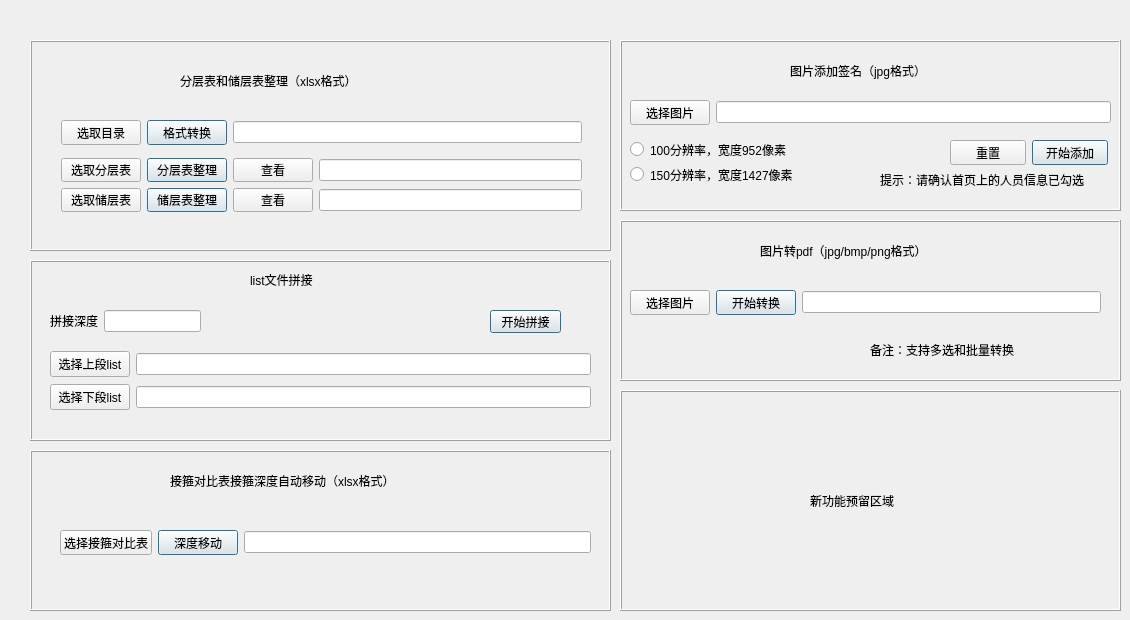
    <widget class="QWidget" name="tab_2">
     <attribute name="title">
      <string>图片/接箍/整理工具集</string>
     </attribute>
     <widget class="QFrame" name="frame_9">
      <property name="geometry">
       <rect>
        <x>30</x>
        <y>40</y>
        <width>581</width>
        <height>211</height>
       </rect>
      </property>
      <property name="frameShape">
       <enum>QFrame::Box</enum>
      </property>
      <property name="frameShadow">
       <enum>QFrame::Raised</enum>
      </property>
      <widget class="QLabel" name="label_114">
       <property name="geometry">
        <rect>
         <x>150</x>
         <y>30</y>
         <width>241</width>
         <height>21</height>
        </rect>
       </property>
       <property name="styleSheet">
        <string notr="true">font: 12pt &quot;黑体&quot;;</string>
       </property>
       <property name="text">
        <string>分层表和储层表整理（xlsx格式）</string>
       </property>
       <property name="textFormat">
        <enum>Qt::PlainText</enum>
       </property>
      </widget>
      <widget class="QWidget" name="layoutWidget">
       <property name="geometry">
        <rect>
         <x>31</x>
         <y>80</y>
         <width>521</width>
         <height>25</height>
        </rect>
       </property>
       <layout class="QGridLayout" name="gridLayout_17">
        <item row="0" column="0">
         <widget class="QPushButton" name="pushButton_15">
          <property name="text">
           <string>选取目录</string>
          </property>
         </widget>
        </item>
        <item row="0" column="1">
         <widget class="QPushButton" name="pushButton_16">
          <property name="text">
           <string>格式转换</string>
          </property>
          <property name="default">
           <bool>true</bool>
          </property>
         </widget>
        </item>
        <item row="0" column="2">
         <widget class="QLineEdit" name="lineEdit_41"/>
        </item>
       </layout>
      </widget>
      <widget class="QWidget" name="layoutWidget">
       <property name="geometry">
        <rect>
         <x>31</x>
         <y>118</y>
         <width>521</width>
         <height>54</height>
        </rect>
       </property>
       <layout class="QGridLayout" name="gridLayout_32">
        <item row="0" column="0">
         <widget class="QPushButton" name="pushButton_7">
          <property name="text">
           <string>选取分层表</string>
          </property>
         </widget>
        </item>
        <item row="0" column="1">
         <widget class="QPushButton" name="pushButton_2">
          <property name="text">
           <string>分层表整理</string>
          </property>
          <property name="default">
           <bool>true</bool>
          </property>
         </widget>
        </item>
        <item row="0" column="2">
         <widget class="QPushButton" name="pushButton_50">
          <property name="styleSheet">
           <string notr="true">font: 10pt &quot;黑体&quot;;</string>
          </property>
          <property name="text">
           <string>查看</string>
          </property>
          <property name="iconSize">
           <size>
            <width>100</width>
            <height>100</height>
           </size>
          </property>
          <property name="checkable">
           <bool>false</bool>
          </property>
          <property name="checked">
           <bool>false</bool>
          </property>
          <property name="autoRepeat">
           <bool>false</bool>
          </property>
          <property name="default">
           <bool>false</bool>
          </property>
          <property name="flat">
           <bool>false</bool>
          </property>
         </widget>
        </item>
        <item row="0" column="3">
         <widget class="QLineEdit" name="lineEdit_6"/>
        </item>
        <item row="1" column="0">
         <widget class="QPushButton" name="pushButton_6">
          <property name="text">
           <string>选取储层表</string>
          </property>
         </widget>
        </item>
        <item row="1" column="1">
         <widget class="QPushButton" name="pushButton_8">
          <property name="text">
           <string>储层表整理</string>
          </property>
          <property name="default">
           <bool>true</bool>
          </property>
         </widget>
        </item>
        <item row="1" column="2">
         <widget class="QPushButton" name="pushButton_51">
          <property name="styleSheet">
           <string notr="true">font: 10pt &quot;黑体&quot;;</string>
          </property>
          <property name="text">
           <string>查看</string>
          </property>
          <property name="iconSize">
           <size>
            <width>100</width>
            <height>100</height>
           </size>
          </property>
          <property name="checkable">
           <bool>false</bool>
          </property>
          <property name="checked">
           <bool>false</bool>
          </property>
          <property name="autoRepeat">
           <bool>false</bool>
          </property>
          <property name="default">
           <bool>false</bool>
          </property>
          <property name="flat">
           <bool>false</bool>
          </property>
         </widget>
        </item>
        <item row="1" column="3">
         <widget class="QLineEdit" name="lineEdit_2"/>
        </item>
       </layout>
      </widget>
     </widget>
     <widget class="QFrame" name="frame_13">
      <property name="geometry">
       <rect>
        <x>620</x>
        <y>40</y>
        <width>501</width>
        <height>171</height>
       </rect>
      </property>
      <property name="frameShape">
       <enum>QFrame::Box</enum>
      </property>
      <property name="frameShadow">
       <enum>QFrame::Raised</enum>
      </property>
      <widget class="QLabel" name="label_112">
       <property name="geometry">
        <rect>
         <x>170</x>
         <y>20</y>
         <width>191</width>
         <height>21</height>
        </rect>
       </property>
       <property name="styleSheet">
        <string notr="true">font: 12pt &quot;黑体&quot;;</string>
       </property>
       <property name="text">
        <string>图片添加签名（jpg格式）</string>
       </property>
       <property name="textFormat">
        <enum>Qt::PlainText</enum>
       </property>
      </widget>
      <widget class="QLabel" name="label_115">
       <property name="geometry">
        <rect>
         <x>260</x>
         <y>130</y>
         <width>241</width>
         <height>20</height>
        </rect>
       </property>
       <property name="text">
        <string>提示：请确认首页上的人员信息已勾选</string>
       </property>
      </widget>
      <widget class="QWidget" name="layoutWidget">
       <property name="geometry">
        <rect>
         <x>10</x>
         <y>60</y>
         <width>481</width>
         <height>25</height>
        </rect>
       </property>
       <layout class="QGridLayout" name="gridLayout_25">
        <item row="0" column="0">
         <widget class="QPushButton" name="pushButton_25">
          <property name="text">
           <string>选择图片</string>
          </property>
         </widget>
        </item>
        <item row="0" column="1">
         <widget class="QLineEdit" name="lineEdit_56"/>
        </item>
       </layout>
      </widget>
      <widget class="QWidget" name="layoutWidget">
       <property name="geometry">
        <rect>
         <x>10</x>
         <y>100</y>
         <width>186</width>
         <height>44</height>
        </rect>
       </property>
       <layout class="QGridLayout" name="gridLayout_26">
        <item row="0" column="0">
         <widget class="QRadioButton" name="radioButton_5">
          <property name="text">
           <string>100分辨率，宽度952像素</string>
          </property>
         </widget>
        </item>
        <item row="1" column="0">
         <widget class="QRadioButton" name="radioButton_6">
          <property name="text">
           <string>150分辨率，宽度1427像素</string>
          </property>
         </widget>
        </item>
       </layout>
      </widget>
      <widget class="QWidget" name="layoutWidget">
       <property name="geometry">
        <rect>
         <x>330</x>
         <y>100</y>
         <width>158</width>
         <height>25</height>
        </rect>
       </property>
       <layout class="QGridLayout" name="gridLayout_27">
        <item row="0" column="0">
         <widget class="QPushButton" name="pushButton_30">
          <property name="text">
           <string>重置</string>
          </property>
         </widget>
        </item>
        <item row="0" column="1">
         <widget class="QPushButton" name="pushButton_26">
          <property name="text">
           <string>开始添加</string>
          </property>
          <property name="default">
           <bool>true</bool>
          </property>
         </widget>
        </item>
       </layout>
      </widget>
     </widget>
     <widget class="QFrame" name="frame_14">
      <property name="geometry">
       <rect>
        <x>30</x>
        <y>450</y>
        <width>581</width>
        <height>161</height>
       </rect>
      </property>
      <property name="frameShape">
       <enum>QFrame::Box</enum>
      </property>
      <property name="frameShadow">
       <enum>QFrame::Raised</enum>
      </property>
      <widget class="QLabel" name="label_119">
       <property name="geometry">
        <rect>
         <x>140</x>
         <y>20</y>
         <width>311</width>
         <height>21</height>
        </rect>
       </property>
       <property name="styleSheet">
        <string notr="true">font: 12pt &quot;黑体&quot;;</string>
       </property>
       <property name="text">
        <string>接箍对比表接箍深度自动移动（xlsx格式）</string>
       </property>
       <property name="textFormat">
        <enum>Qt::PlainText</enum>
       </property>
      </widget>
      <widget class="QWidget" name="layoutWidget">
       <property name="geometry">
        <rect>
         <x>30</x>
         <y>80</y>
         <width>531</width>
         <height>25</height>
        </rect>
       </property>
       <layout class="QGridLayout" name="gridLayout_28">
        <item row="0" column="0">
         <widget class="QPushButton" name="pushButton_33">
          <property name="text">
           <string>选择接箍对比表</string>
          </property>
         </widget>
        </item>
        <item row="0" column="2">
         <widget class="QLineEdit" name="lineEdit_58"/>
        </item>
        <item row="0" column="1">
         <widget class="QPushButton" name="pushButton_39">
          <property name="text">
           <string>深度移动</string>
          </property>
          <property name="default">
           <bool>true</bool>
          </property>
         </widget>
        </item>
       </layout>
      </widget>
     </widget>
     <widget class="QFrame" name="frame_16">
      <property name="geometry">
       <rect>
        <x>620</x>
        <y>220</y>
        <width>501</width>
        <height>161</height>
       </rect>
      </property>
      <property name="frameShape">
       <enum>QFrame::Box</enum>
      </property>
      <property name="frameShadow">
       <enum>QFrame::Raised</enum>
      </property>
      <widget class="QLabel" name="label_121">
       <property name="geometry">
        <rect>
         <x>140</x>
         <y>20</y>
         <width>231</width>
         <height>21</height>
        </rect>
       </property>
       <property name="styleSheet">
        <string notr="true">font: 12pt &quot;黑体&quot;;</string>
       </property>
       <property name="text">
        <string>图片转pdf（jpg/bmp/png格式）</string>
       </property>
       <property name="textFormat">
        <enum>Qt::PlainText</enum>
       </property>
      </widget>
      <widget class="QWidget" name="layoutWidget_12">
       <property name="geometry">
        <rect>
         <x>10</x>
         <y>70</y>
         <width>471</width>
         <height>25</height>
        </rect>
       </property>
       <layout class="QGridLayout" name="gridLayout_30">
        <item row="0" column="0">
         <widget class="QPushButton" name="pushButton_28">
          <property name="text">
           <string>选择图片</string>
          </property>
         </widget>
        </item>
        <item row="0" column="2">
         <widget class="QLineEdit" name="lineEdit_57"/>
        </item>
        <item row="0" column="1">
         <widget class="QPushButton" name="pushButton_32">
          <property name="text">
           <string>开始转换</string>
          </property>
          <property name="default">
           <bool>true</bool>
          </property>
         </widget>
        </item>
       </layout>
      </widget>
      <widget class="QLabel" name="label_123">
       <property name="geometry">
        <rect>
         <x>250</x>
         <y>120</y>
         <width>171</width>
         <height>20</height>
        </rect>
       </property>
       <property name="text">
        <string>备注：支持多选和批量转换</string>
       </property>
      </widget>
     </widget>
     <widget class="QFrame" name="frame_17">
      <property name="geometry">
       <rect>
        <x>620</x>
        <y>390</y>
        <width>501</width>
        <height>221</height>
       </rect>
      </property>
      <property name="frameShape">
       <enum>QFrame::Box</enum>
      </property>
      <property name="frameShadow">
       <enum>QFrame::Raised</enum>
      </property>
      <widget class="QLabel" name="label_122">
       <property name="geometry">
        <rect>
         <x>190</x>
         <y>100</y>
         <width>121</width>
         <height>21</height>
        </rect>
       </property>
       <property name="styleSheet">
        <string notr="true">font: 12pt &quot;黑体&quot;;</string>
       </property>
       <property name="text">
        <string>新功能预留区域</string>
       </property>
       <property name="textFormat">
        <enum>Qt::PlainText</enum>
       </property>
      </widget>
     </widget>
     <widget class="QFrame" name="frame_20">
      <property name="geometry">
       <rect>
        <x>30</x>
        <y>260</y>
        <width>581</width>
        <height>181</height>
       </rect>
      </property>
      <property name="frameShape">
       <enum>QFrame::Box</enum>
      </property>
      <property name="frameShadow">
       <enum>QFrame::Raised</enum>
      </property>
      <widget class="QLabel" name="label_127">
       <property name="geometry">
        <rect>
         <x>220</x>
         <y>10</y>
         <width>111</width>
         <height>20</height>
        </rect>
       </property>
       <property name="styleSheet">
        <string notr="true">font: 12pt &quot;黑体&quot;;</string>
       </property>
       <property name="text">
        <string>list文件拼接</string>
       </property>
       <property name="textFormat">
        <enum>Qt::PlainText</enum>
       </property>
      </widget>
      <widget class="QPushButton" name="pushButton_44">
       <property name="geometry">
        <rect>
         <x>460</x>
         <y>50</y>
         <width>71</width>
         <height>23</height>
        </rect>
       </property>
       <property name="text">
        <string>开始拼接</string>
       </property>
       <property name="default">
        <bool>true</bool>
       </property>
      </widget>
      <widget class="QWidget" name="layoutWidget">
       <property name="geometry">
        <rect>
         <x>20</x>
         <y>90</y>
         <width>541</width>
         <height>61</height>
        </rect>
       </property>
       <layout class="QGridLayout" name="gridLayout_35">
        <item row="0" column="0">
         <layout class="QGridLayout" name="gridLayout_33">
          <item row="0" column="0">
           <widget class="QPushButton" name="pushButton_43">
            <property name="text">
             <string>选择上段list</string>
            </property>
           </widget>
          </item>
          <item row="0" column="1">
           <widget class="QLineEdit" name="lineEdit_112"/>
          </item>
         </layout>
        </item>
        <item row="1" column="0">
         <layout class="QGridLayout" name="gridLayout_34">
          <item row="0" column="1">
           <widget class="QLineEdit" name="lineEdit_114"/>
          </item>
          <item row="0" column="0">
           <widget class="QPushButton" name="pushButton_45">
            <property name="text">
             <string>选择下段list</string>
            </property>
           </widget>
          </item>
         </layout>
        </item>
       </layout>
      </widget>
      <widget class="QWidget" name="layoutWidget">
       <property name="geometry">
        <rect>
         <x>20</x>
         <y>50</y>
         <width>151</width>
         <height>22</height>
        </rect>
       </property>
       <layout class="QGridLayout" name="gridLayout_36">
        <item row="0" column="0">
         <widget class="QLabel" name="label_24">
          <property name="text">
           <string>拼接深度</string>
          </property>
         </widget>
        </item>
        <item row="0" column="1">
         <widget class="QLineEdit" name="lineEdit_113"/>
        </item>
       </layout>
      </widget>
     </widget>
    </widget>
